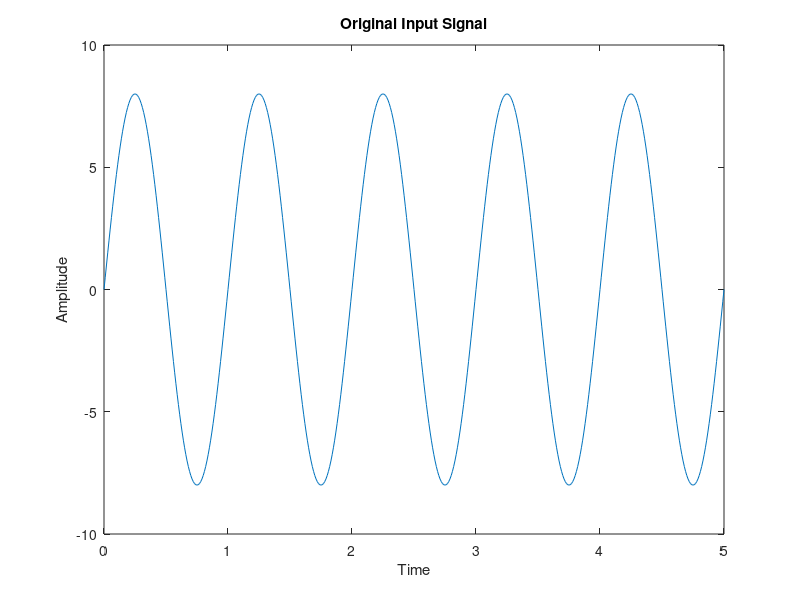

This chart was generated by the following MATLAB code: (Note: this script raises an error after producing the figure.)
close all
clear all
clc

% Define sampling period of input signal and desired output sampling period
td = 0.01;  % Original sampling period
ts = 0.02;  % Desired output sampling period

% Generate input signal (sine wave)
t = 0:td:5;         % Time vector
x = 8*sin(2*pi*t);  % Sine wave signal with frequency of 0.5 Hz and amplitude of 8

% Define minimum step size for adaptive delta modulation
delta = 0.1;

% Plot the original input signal
figure(1)
plot(t, x);
xlabel('Time')
ylabel('Amplitude')
title('Original Input Signal')

% Apply adaptive delta modulation
ADMout = adeltamod(x, delta, td, ts);

% Generate time vector for the adaptive delta modulation output
t = linspace(0, length(x)*td, length(ADMout));

% Plot the adaptive delta modulation output
figure;
plot(t, ADMout);
xlabel('Time');
ylabel('Amplitude');
title('Adaptive Delta Modulation Output');

% Explanation of adaptive delta modulation function
% The working of the Advanced Delta Modulator is similar to the regular
% Delta Modulator. The only difference is that the amplitude step
% size is variable and it keeps getting doubled if the previous output/s
% don't seem to 'catch up' with the input signal. This problem is
% referred to as 'Slope overload' in textbooks.
% Usage
% ADMout = adeltamod(sig_in, Delta, td, ts);
% Delta -- min. step size. This will be multiplied 2nX if required
% sig_in -- the signal input, should be a vector
% td -- the original sampling period of the input signal, sig_in
% ts -- the required sampling period for ADM output. Note that it
% should be an integral multiple of the input signal's period.
% If not, it will be rounded up to the nearest integer.
% Function output: ADMout
function ADMout = adeltamod(sig_in, Delta, td, ts)
    % Check if the sampling period ratio is less than 2
    if round(ts/td) < 2
        error('Sampling period ratio is less than 2, cannot perform adaptive delta modulation.');
    end
    
    % Calculate the downsampling factor
    Nfac = round(ts/td);
    
    % Downsample the input signal
    xsig = downsample(sig_in, Nfac);
    
    % Get lengths of downsampled input and original input
    Lxsig = length(xsig);
    Lsig_in = length(sig_in);

    % Initialize the output of adaptive delta modulation
    ADMout = zeros(1, Lsig_in); % Initialize output

    % Initialize variables for adaptive step size
    sum = 0;
    cnt1 = 0;
    cnt2 = 0;

    % Iterate over the downsampled input signal
    for i = 1:Lxsig
        % Check if the downsampled input is greater or less than the current sum
        if xsig(i) > sum
            cnt1 = cnt1 + 1;
            cnt2 = 0;
        elseif xsig(i) < sum
            cnt2 = cnt2 + 1;
            cnt1 = 0;
        end

        % Update the sum based on the current and previous states
        if cnt1 == 0
            sum = sum - 8 * Delta * (cnt2 >= 4);
            sum = sum - 4 * Delta * (cnt2 == 3);
            sum = sum - 2 * Delta * (cnt2 == 2);
            sum = sum - Delta * (cnt2 == 1);
        else
            sum = sum + 8 * Delta * (cnt1 >= 4);
            sum = sum + 4 * Delta * (cnt1 == 3);
            sum = sum + 2 * Delta * (cnt1 == 2);
            sum = sum + Delta * (cnt1 == 1);
        end

        % Assign the sum to the corresponding indices in the output
        ADMout(((i-1)*Nfac + 1):(i*Nfac)) = sum;
    end
end
